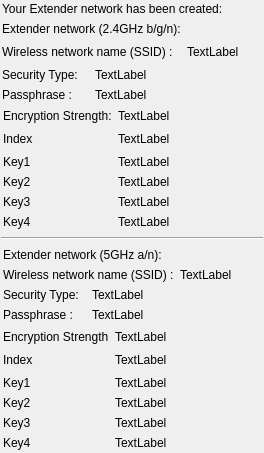
            <widget class="QWidget" name="scrollAreaWidgetContents_extenderShow">
             <property name="geometry">
              <rect>
               <x>0</x>
               <y>0</y>
               <width>264</width>
               <height>449</height>
              </rect>
             </property>
             <layout class="QVBoxLayout" name="verticalLayout_6">
              <property name="margin">
               <number>1</number>
              </property>
              <item>
               <widget class="QFrame" name="frm_finishShow2G">
                <property name="frameShape">
                 <enum>QFrame::NoFrame</enum>
                </property>
                <property name="frameShadow">
                 <enum>QFrame::Raised</enum>
                </property>
                <layout class="QVBoxLayout" name="verticalLayout_4">
                 <property name="margin">
                  <number>1</number>
                 </property>
                 <item>
                  <spacer name="verticalSpacer_10">
                   <property name="orientation">
                    <enum>Qt::Vertical</enum>
                   </property>
                   <property name="sizeHint" stdset="0">
                    <size>
                     <width>20</width>
                     <height>40</height>
                    </size>
                   </property>
                  </spacer>
                 </item>
                 <item>
                  <widget class="QLabel" name="lbl_extenderCreated">
                   <property name="text">
                    <string>Your Extender network has been created: </string>
                   </property>
                  </widget>
                 </item>
                 <item>
                  <layout class="QGridLayout" name="gridLayout_18">
                   <item row="2" column="1" colspan="2">
                    <widget class="QLabel" name="lbl_securitytypeFinishShow2G">
                     <property name="text">
                      <string>TextLabel</string>
                     </property>
                    </widget>
                   </item>
                   <item row="0" column="0" colspan="2">
                    <widget class="QLabel" name="lbl_finishExtenderNetwork2G">
                     <property name="text">
                      <string>Extender network (2.4GHz b/g/n):</string>
                     </property>
                    </widget>
                   </item>
                   <item row="3" column="1" colspan="2">
                    <widget class="QLabel" name="lbl_passwordFinishShow2G">
                     <property name="text">
                      <string>TextLabel</string>
                     </property>
                    </widget>
                   </item>
                   <item row="1" column="2">
                    <widget class="QLabel" name="lbl_SSIDFinishShow2G">
                     <property name="text">
                      <string>TextLabel</string>
                     </property>
                    </widget>
                   </item>
                   <item row="2" column="0">
                    <widget class="QLabel" name="lbl_securitytypeFinish2G">
                     <property name="text">
                      <string>Security Type:</string>
                     </property>
                    </widget>
                   </item>
                   <item row="3" column="0">
                    <widget class="QLabel" name="lbl_passphraseFinish2G">
                     <property name="text">
                      <string>Passphrase :</string>
                     </property>
                    </widget>
                   </item>
                   <item row="1" column="0" colspan="2">
                    <widget class="QLabel" name="lbl_SSIDFinish2G">
                     <property name="text">
                      <string>Wireless network name (SSID) :</string>
                     </property>
                    </widget>
                   </item>
                   <item row="1" column="3">
                    <spacer name="horizontalSpacer_4">
                     <property name="orientation">
                      <enum>Qt::Horizontal</enum>
                     </property>
                     <property name="sizeHint" stdset="0">
                      <size>
                       <width>40</width>
                       <height>20</height>
                      </size>
                     </property>
                    </spacer>
                   </item>
                  </layout>
                 </item>
                 <item>
                  <widget class="QFrame" name="frm_finishWEP2G">
                   <property name="frameShape">
                    <enum>QFrame::NoFrame</enum>
                   </property>
                   <property name="frameShadow">
                    <enum>QFrame::Raised</enum>
                   </property>
                   <layout class="QVBoxLayout" name="verticalLayout_5">
                    <property name="margin">
                     <number>1</number>
                    </property>
                    <item>
                     <layout class="QGridLayout" name="gridLayout">
                      <item row="6" column="1">
                       <widget class="QLabel" name="lbl_key4Show2G">
                        <property name="text">
                         <string>TextLabel</string>
                        </property>
                       </widget>
                      </item>
                      <item row="2" column="1">
                       <widget class="QLabel" name="lbl_indexShow2G">
                        <property name="text">
                         <string>TextLabel</string>
                        </property>
                       </widget>
                      </item>
                      <item row="2" column="0">
                       <widget class="QLabel" name="lbl_index2G">
                        <property name="text">
                         <string>Index</string>
                        </property>
                       </widget>
                      </item>
                      <item row="3" column="0">
                       <widget class="QLabel" name="lbl_key12G">
                        <property name="text">
                         <string>Key1</string>
                        </property>
                       </widget>
                      </item>
                      <item row="4" column="0">
                       <widget class="QLabel" name="lbl_key22G">
                        <property name="text">
                         <string>Key2</string>
                        </property>
                       </widget>
                      </item>
                      <item row="2" column="2">
                       <spacer name="horizontalSpacer_2">
                        <property name="orientation">
                         <enum>Qt::Horizontal</enum>
                        </property>
                        <property name="sizeHint" stdset="0">
                         <size>
                          <width>40</width>
                          <height>20</height>
                         </size>
                        </property>
                       </spacer>
                      </item>
                      <item row="5" column="0">
                       <widget class="QLabel" name="lbl_key32G">
                        <property name="text">
                         <string>Key3</string>
                        </property>
                       </widget>
                      </item>
                      <item row="3" column="1">
                       <widget class="QLabel" name="lbl_key1Show2G">
                        <property name="text">
                         <string>TextLabel</string>
                        </property>
                       </widget>
                      </item>
                      <item row="6" column="0">
                       <widget class="QLabel" name="lbl_key42G">
                        <property name="text">
                         <string>Key4</string>
                        </property>
                       </widget>
                      </item>
                      <item row="5" column="1">
                       <widget class="QLabel" name="lbl_key3Show2G">
                        <property name="text">
                         <string>TextLabel</string>
                        </property>
                       </widget>
                      </item>
                      <item row="4" column="1">
                       <widget class="QLabel" name="lbl_key2Show2G">
                        <property name="text">
                         <string>TextLabel</string>
                        </property>
                       </widget>
                      </item>
                      <item row="1" column="1">
                       <widget class="QLabel" name="lbl_WEPStrengthShow2G">
                        <property name="text">
                         <string>TextLabel</string>
                        </property>
                       </widget>
                      </item>
                      <item row="1" column="0">
                       <widget class="QLabel" name="lbl_WEPStrength2G">
                        <property name="text">
                         <string>Encryption Strength:</string>
                        </property>
                       </widget>
                      </item>
                     </layout>
                    </item>
                   </layout>
                  </widget>
                 </item>
                 <item>
                  <spacer name="verticalSpacer_6">
                   <property name="orientation">
                    <enum>Qt::Vertical</enum>
                   </property>
                   <property name="sizeHint" stdset="0">
                    <size>
                     <width>20</width>
                     <height>40</height>
                    </size>
                   </property>
                  </spacer>
                 </item>
                </layout>
               </widget>
              </item>
              <item>
               <widget class="Line" name="line_finishPageMiddle">
                <property name="styleSheet">
                 <string notr="true"/>
                </property>
                <property name="orientation">
                 <enum>Qt::Horizontal</enum>
                </property>
               </widget>
              </item>
              <item>
               <widget class="QFrame" name="frm_finishShow5G">
                <property name="frameShape">
                 <enum>QFrame::NoFrame</enum>
                </property>
                <property name="frameShadow">
                 <enum>QFrame::Raised</enum>
                </property>
                <layout class="QVBoxLayout" name="verticalLayout_17">
                 <property name="margin">
                  <number>1</number>
                 </property>
                 <item>
                  <widget class="QFrame" name="frm_finishShow5G1">
                   <property name="frameShape">
                    <enum>QFrame::NoFrame</enum>
                   </property>
                   <property name="frameShadow">
                    <enum>QFrame::Raised</enum>
                   </property>
                   <layout class="QGridLayout" name="gridLayout_3">
                    <property name="margin">
                     <number>1</number>
                    </property>
                    <item row="0" column="0">
                     <layout class="QGridLayout" name="gridLayout_19">
                      <item row="0" column="0" colspan="2">
                       <widget class="QLabel" name="lbl_finishExtenderNetwork5G">
                        <property name="text">
                         <string>Extender network (5GHz a/n):</string>
                        </property>
                       </widget>
                      </item>
                      <item row="1" column="0" colspan="2">
                       <widget class="QLabel" name="lbl_SSIDFinish5G">
                        <property name="text">
                         <string>Wireless network name (SSID) :</string>
                        </property>
                       </widget>
                      </item>
                      <item row="1" column="2">
                       <widget class="QLabel" name="lbl_SSIDFinishShow5G">
                        <property name="text">
                         <string>TextLabel</string>
                        </property>
                       </widget>
                      </item>
                      <item row="2" column="0">
                       <widget class="QLabel" name="lbl_securitytypeFinish5G">
                        <property name="text">
                         <string>Security Type:</string>
                        </property>
                       </widget>
                      </item>
                      <item row="2" column="1" colspan="2">
                       <widget class="QLabel" name="lbl_securitytypeFinishShow5G">
                        <property name="text">
                         <string>TextLabel</string>
                        </property>
                       </widget>
                      </item>
                      <item row="3" column="0">
                       <widget class="QLabel" name="lbl_passphraseFinish5G">
                        <property name="text">
                         <string>Passphrase :</string>
                        </property>
                       </widget>
                      </item>
                      <item row="3" column="1" colspan="2">
                       <widget class="QLabel" name="lbl_passwordFinishShow5G">
                        <property name="text">
                         <string>TextLabel</string>
                        </property>
                       </widget>
                      </item>
                     </layout>
                    </item>
                    <item row="0" column="1">
                     <spacer name="horizontalSpacer_6">
                      <property name="orientation">
                       <enum>Qt::Horizontal</enum>
                      </property>
                      <property name="sizeHint" stdset="0">
                       <size>
                        <width>40</width>
                        <height>20</height>
                       </size>
                      </property>
                     </spacer>
                    </item>
                   </layout>
                  </widget>
                 </item>
                 <item>
                  <widget class="QFrame" name="frm_finishWEP5G">
                   <property name="frameShape">
                    <enum>QFrame::NoFrame</enum>
                   </property>
                   <property name="frameShadow">
                    <enum>QFrame::Raised</enum>
                   </property>
                   <layout class="QVBoxLayout" name="verticalLayout_16">
                    <property name="margin">
                     <number>1</number>
                    </property>
                    <item>
                     <layout class="QGridLayout" name="gridLayout_2">
                      <item row="1" column="0">
                       <widget class="QLabel" name="lbl_index5G">
                        <property name="text">
                         <string>Index</string>
                        </property>
                       </widget>
                      </item>
                      <item row="1" column="1">
                       <widget class="QLabel" name="lbl_indexShow5G">
                        <property name="text">
                         <string>TextLabel</string>
                        </property>
                       </widget>
                      </item>
                      <item row="2" column="1">
                       <widget class="QLabel" name="lbl_key1Show5G">
                        <property name="text">
                         <string>TextLabel</string>
                        </property>
                       </widget>
                      </item>
                      <item row="3" column="0">
                       <widget class="QLabel" name="lbl_key25G">
                        <property name="text">
                         <string>Key2</string>
                        </property>
                       </widget>
                      </item>
                      <item row="2" column="0">
                       <widget class="QLabel" name="lbl_key15G">
                        <property name="text">
                         <string>Key1</string>
                        </property>
                       </widget>
                      </item>
                      <item row="5" column="1">
                       <widget class="QLabel" name="lbl_key4Show5G">
                        <property name="text">
                         <string>TextLabel</string>
                        </property>
                       </widget>
                      </item>
                      <item row="5" column="0">
                       <widget class="QLabel" name="lbl_key45G">
                        <property name="text">
                         <string>Key4</string>
                        </property>
                       </widget>
                      </item>
                      <item row="4" column="1">
                       <widget class="QLabel" name="lbl_key3Show5G">
                        <property name="text">
                         <string>TextLabel</string>
                        </property>
                       </widget>
                      </item>
                      <item row="3" column="1">
                       <widget class="QLabel" name="lbl_key2Show5G">
                        <property name="text">
                         <string>TextLabel</string>
                        </property>
                       </widget>
                      </item>
                      <item row="1" column="2">
                       <spacer name="horizontalSpacer_5">
                        <property name="orientation">
                         <enum>Qt::Horizontal</enum>
                        </property>
                        <property name="sizeHint" stdset="0">
                         <size>
                          <width>40</width>
                          <height>20</height>
                         </size>
                        </property>
                       </spacer>
                      </item>
                      <item row="4" column="0">
                       <widget class="QLabel" name="lbl_key35G">
                        <property name="text">
                         <string>Key3</string>
                        </property>
                       </widget>
                      </item>
                      <item row="0" column="0">
                       <widget class="QLabel" name="lbl_WEPStrength5G">
                        <property name="text">
                         <string>Encryption Strength</string>
                        </property>
                       </widget>
                      </item>
                      <item row="0" column="1">
                       <widget class="QLabel" name="lbl_WEPStrengthShow5G">
                        <property name="text">
                         <string>TextLabel</string>
                        </property>
                       </widget>
                      </item>
                     </layout>
                    </item>
                    <item>
                     <spacer name="verticalSpacer_7">
                      <property name="orientation">
                       <enum>Qt::Vertical</enum>
                      </property>
                      <property name="sizeHint" stdset="0">
                       <size>
                        <width>20</width>
                        <height>40</height>
                       </size>
                      </property>
                     </spacer>
                    </item>
                   </layout>
                  </widget>
                 </item>
                </layout>
               </widget>
              </item>
              <item>
               <spacer name="verticalSpacer_5">
                <property name="orientation">
                 <enum>Qt::Vertical</enum>
                </property>
                <property name="sizeHint" stdset="0">
                 <size>
                  <width>20</width>
                  <height>40</height>
                 </size>
                </property>
               </spacer>
              </item>
             </layout>
            </widget>
